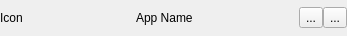
<?xml version="1.0" encoding="UTF-8"?>
<ui version="4.0">
 <class>Dialog</class>
 <widget class="QDialog" name="Dialog">
  <property name="geometry">
   <rect>
    <x>0</x>
    <y>0</y>
    <width>347</width>
    <height>36</height>
   </rect>
  </property>
  <property name="windowTitle">
   <string>Dialog</string>
  </property>
  <layout class="QVBoxLayout" name="verticalLayout">
   <property name="spacing">
    <number>0</number>
   </property>
   <property name="sizeConstraint">
    <enum>QLayout::SetDefaultConstraint</enum>
   </property>
   <property name="margin">
    <number>0</number>
   </property>
   <item>
    <layout class="QVBoxLayout" name="verticalLayout_2">
     <property name="spacing">
      <number>0</number>
     </property>
     <item>
      <layout class="QHBoxLayout" name="horizontalLayout">
       <property name="spacing">
        <number>0</number>
       </property>
       <item>
        <widget class="QLabel" name="icon">
         <property name="minimumSize">
          <size>
           <width>30</width>
           <height>30</height>
          </size>
         </property>
         <property name="maximumSize">
          <size>
           <width>30</width>
           <height>30</height>
          </size>
         </property>
         <property name="text">
          <string>Icon</string>
         </property>
         <property name="scaledContents">
          <bool>true</bool>
         </property>
        </widget>
       </item>
       <item>
        <spacer name="horizontalSpacer">
         <property name="orientation">
          <enum>Qt::Horizontal</enum>
         </property>
         <property name="sizeHint" stdset="0">
          <size>
           <width>40</width>
           <height>20</height>
          </size>
         </property>
        </spacer>
       </item>
       <item>
        <widget class="QLabel" name="name">
         <property name="text">
          <string>App Name</string>
         </property>
        </widget>
       </item>
       <item>
        <spacer name="horizontalSpacer_2">
         <property name="orientation">
          <enum>Qt::Horizontal</enum>
         </property>
         <property name="sizeHint" stdset="0">
          <size>
           <width>40</width>
           <height>20</height>
          </size>
         </property>
        </spacer>
       </item>
       <item>
        <widget class="QToolButton" name="report_btn">
         <property name="text">
          <string>...</string>
         </property>
        </widget>
       </item>
       <item>
        <widget class="QToolButton" name="help_btn">
         <property name="text">
          <string>...</string>
         </property>
        </widget>
       </item>
      </layout>
     </item>
     <item>
      <layout class="QVBoxLayout" name="widget_layout"/>
     </item>
    </layout>
   </item>
  </layout>
 </widget>
 <resources/>
 <connections/>
</ui>
